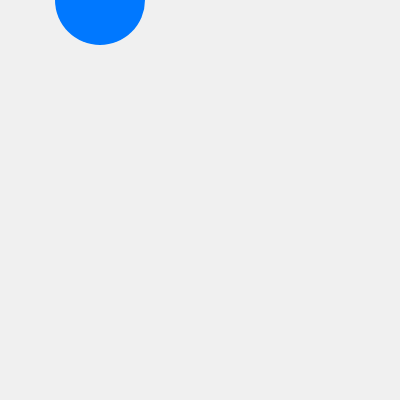
Frame 1 (no input)
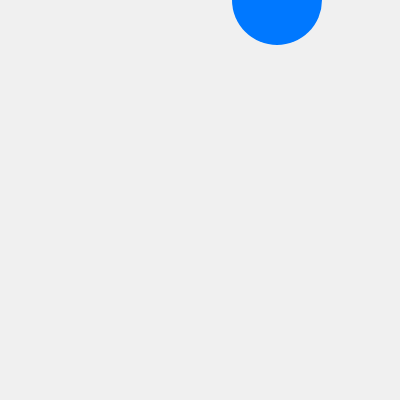
Frame 60 (no input)
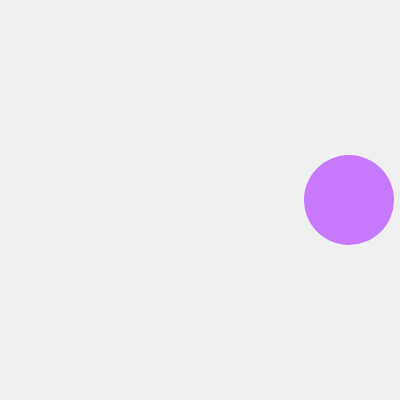
Frame 120 (the mouse pressed at the canvas centre since frame 60)

The p5.js sketch that drew these frames (run headless with seeded random() and noise() and a simulated clock; from frame 60 on, the mouse is pressed at the canvas centre):

// p5.js sketch
// ── sketch.js
let x = 100;
let speed = 3;

function setup() {
  createCanvas(400, 400);
  noStroke();
}

function draw() {
  background(240);

  fill(mouseX, 120, 255);
  circle(x, mouseY, 90);

  x = x + speed;

  if (x > width || x < 0) {
    speed = speed * -1;
  }
}
